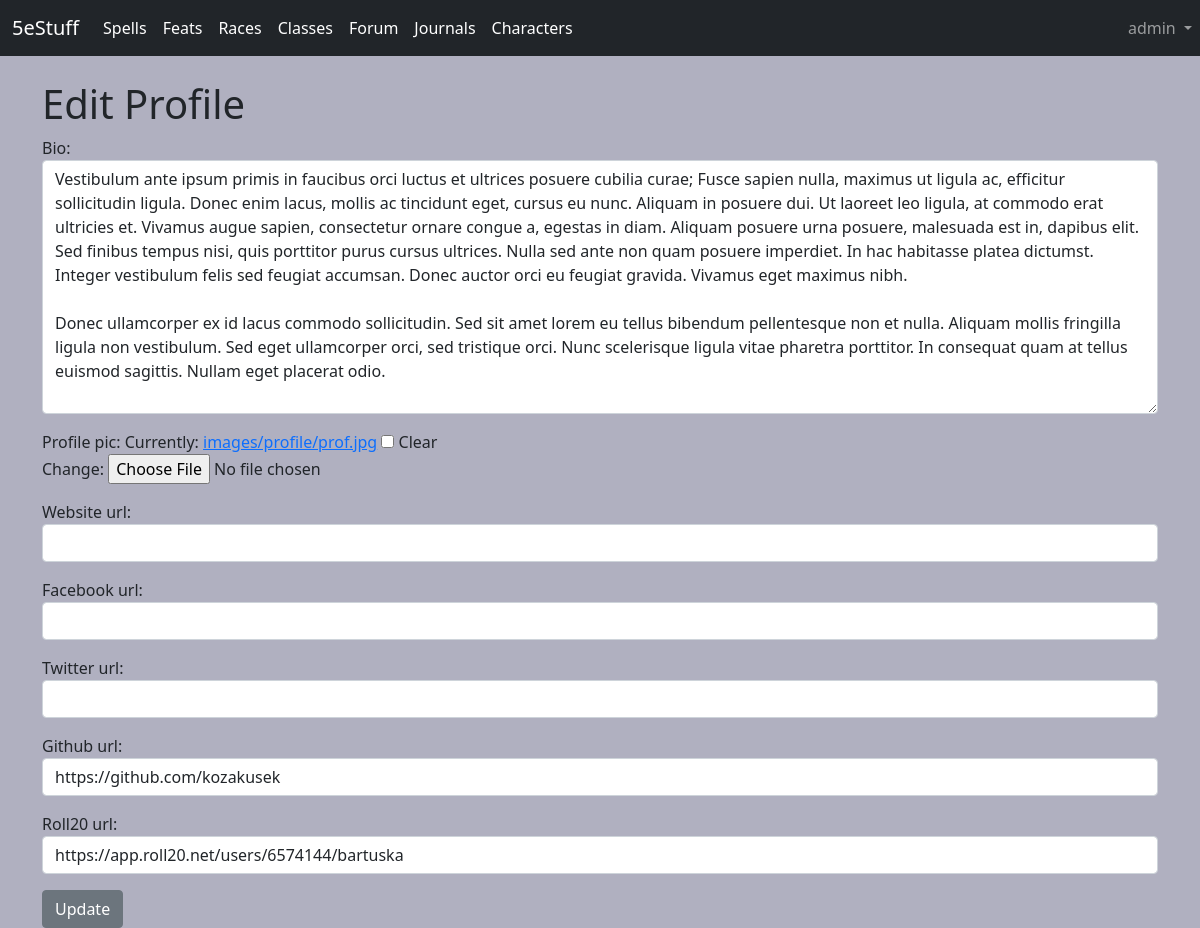
The page /users/1/edit_profile_page (signed in) on the database its author committed.
### forum/models.py (models this page shows, shortened)
class Profile(models.Model):
    user = models.OneToOneField(User, null=True, on_delete=models.CASCADE)
    bio = models.TextField()
    profile_pic = models.ImageField(null=True, blank=True, upload_to="images/profile/")
    website_url = models.CharField(max_length=255, null=True, blank=True)
    facebook_url = models.CharField(max_length=255, null=True, blank=True)
    github_url = models.CharField(max_length=255, null=True, blank=True)
    twitter_url = models.CharField(max_length=255, null=True, blank=True)
    roll20_url = models.CharField(max_length=255, null=True, blank=True)

### users/views.py (the view)
# urls.py: path('<int:pk>/edit_profile_page', EditProfilePageView.as_view(), name="edit-profile-page"),
class EditProfilePageView(generic.UpdateView):
    model = Profile
    form_class = ProfilePageForm
    template_name = 'registration/edit_profile_page.html'
    success_url = reverse_lazy('index')

### users/forms.py
class ProfilePageForm(forms.ModelForm):
    class Meta:
        model = Profile
        fields = ('bio', 'profile_pic', 'website_url', 'facebook_url', 'twitter_url', 'github_url', 'roll20_url')
        widgets = {
            'bio': forms.Textarea(attrs={'class': 'form-control'}),
            'website_url': forms.TextInput(attrs={'class': 'form-control'}),
            'facebook_url': forms.TextInput(attrs={'class': 'form-control'}),
            'twitter_url': forms.TextInput(attrs={'class': 'form-control'}),
            'github_url': forms.TextInput(attrs={'class': 'form-control'}),
            'roll20_url': forms.TextInput(attrs={'class': 'form-control'}),
        }

### users/templates/registration/edit_profile_page.html (shortened to what this page needs)
{% extends 'base.html'%}
{% block content %}
{% if user.is_authenticated and user.id == profile.user.id %}
	<h1>Edit Profile</h1>
	<div class="form-group">
		<form method="POST" enctype="multipart/form-data">
			{{ form.as_p }}
			<button class="btn btn-secondary"> Update </button>
	</div>
{% else %}
	<div class="card text-white bg-danger mx-auto" style="max-width: 18rem;">
	<div class="card-header">You shall not pass!</div>
	</div>
{% endif %}
{% endblock %}

### forum/templates/base.html (shortened to what this page needs)
<!doctype html>
<html lang="en">
  <head>
    <link href="https://cdn.jsdelivr.net/npm/bootstrap@5.0.0-beta1/dist/css/bootstrap.min.css" rel="stylesheet">
  </head>
  <body>
	<nav class="navbar navbar-expand-lg navbar-dark bg-dark">
  <div class="container-fluid">
    <a class="navbar-brand" href="{% url 'index'%}">5eStuff</a>
    <div class="collapse navbar-collapse" id="navbarNavDropdown">
      <ul class="navbar-nav">
		<li class="nav-item">
          <a class="nav-link active" aria-current="page" href="{% url 'spells_v' %}">Spells</a>
        </li>
		<li class="nav-item">
          <a class="nav-link active" aria-current="page" href="{% url 'feats_v' %}">Feats</a>
        </li>
		<li class="nav-item">
          <a class="nav-link active" aria-current="page" href="{% url 'races_v' %}">Races</a>
        </li>
		<li class="nav-item">
          <a class="nav-link active" aria-current="page" href="{% url 'classes_v' %}">Classes</a>
        </li>
		<li class="nav-item">
          <a class="nav-link active" aria-current="page" href="{% url 'home' %}">Forum</a>
        </li>
		{% if user.is_authenticated %}
		<li class="nav-item">
          <a class="nav-link active" aria-current="page" href="{% url 'journals_v' %}">Journals</a>
        </li>
		<li class="nav-item">
          <a class="nav-link active" aria-current="page" href="{% url 'characters_v' %}">Characters</a>
        </li>
		{% endif %}
      </ul>
    </div>
  </div>
  <ul class="navbar-nav">
	  {% if user.is_authenticated %}
		<li class="nav-item dropdown">
          <a class="nav-link dropdown-toggle" href="#" id="navbarDarkDropdownMenuLink" role="button" data-bs-toggle="dropdown" aria-expanded="false">
            {{ user.username }}
          </a>
        </li>
	   {% endif %}
	</ul>
</nav>
	<br/>
	<div class="container">
	{% block content %}
	{% endblock %}
	</div>
  </body>
</html>

### forum/templates/base.html (style rules this page uses)
body { background-color: #b0b0c0 }

### rows shown on the page
Profile: bio "Vestibulum ante ipsum primis in faucibus orci luctus et ultrices posuere cubilia curae; Fusce sapien nulla, maximus ut ligula ac, efficitur sollicitudin ligula. Donec enim lacus, mollis ac tincidunt eget, cursus eu nunc. Aliquam in posuere dui. Ut laoreet leo ligula, at commodo erat ultricies et. Vivamus augue sapien, consectetur ornare congue a, egestas in diam. Aliquam posuere urna posuere, malesuada est in, dapibus elit. Sed finibus tempus nisi, quis porttitor purus cursus ultrices. Nulla sed ante non quam posuere imperdiet. In hac habitasse platea dictumst. Integer vestibulum felis sed feugiat accumsan. Donec auctor orci eu feugiat gravida. Vivamus eget maximus nibh. Donec ullamcorper…", github_url "https://github.com/kozakusek", roll20_url "https://app.roll20.net/users/6574144/bartuska"

### other values the page prints
{{ user.username }} "admin"
